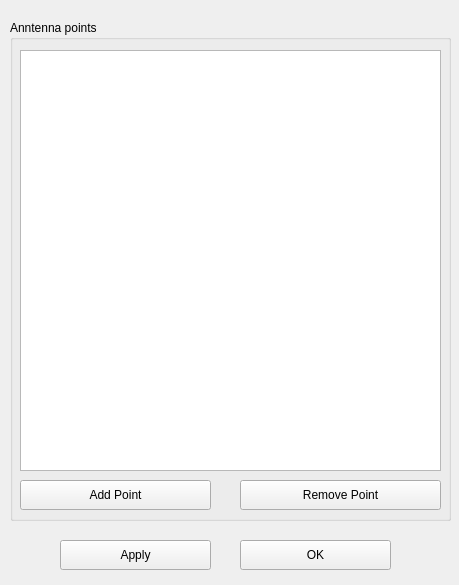
<?xml version="1.0" encoding="UTF-8"?>
<ui version="4.0">
 <class>frmAntennaPoints</class>
 <widget class="QMainWindow" name="frmAntennaPoints">
  <property name="geometry">
   <rect>
    <x>0</x>
    <y>0</y>
    <width>459</width>
    <height>585</height>
   </rect>
  </property>
  <property name="windowTitle">
   <string>Antenna input points</string>
  </property>
  <widget class="QWidget" name="centralwidget">
   <widget class="QGroupBox" name="groupBox">
    <property name="geometry">
     <rect>
      <x>10</x>
      <y>20</y>
      <width>441</width>
      <height>501</height>
     </rect>
    </property>
    <property name="title">
     <string>Anntenna points</string>
    </property>
    <widget class="QPushButton" name="btnAddFreq">
     <property name="geometry">
      <rect>
       <x>10</x>
       <y>460</y>
       <width>191</width>
       <height>30</height>
      </rect>
     </property>
     <property name="text">
      <string>Add Point</string>
     </property>
    </widget>
    <widget class="QPushButton" name="btnRemoveFreq">
     <property name="geometry">
      <rect>
       <x>230</x>
       <y>460</y>
       <width>201</width>
       <height>30</height>
      </rect>
     </property>
     <property name="text">
      <string>Remove Point</string>
     </property>
    </widget>
    <widget class="QTableWidget" name="tbPoints">
     <property name="geometry">
      <rect>
       <x>10</x>
       <y>30</y>
       <width>421</width>
       <height>421</height>
      </rect>
     </property>
     <property name="contextMenuPolicy">
      <enum>Qt::NoContextMenu</enum>
     </property>
    </widget>
   </widget>
   <widget class="QPushButton" name="btnApply">
    <property name="geometry">
     <rect>
      <x>60</x>
      <y>540</y>
      <width>151</width>
      <height>30</height>
     </rect>
    </property>
    <property name="text">
     <string>Apply</string>
    </property>
   </widget>
   <widget class="QPushButton" name="btnOK">
    <property name="geometry">
     <rect>
      <x>240</x>
      <y>540</y>
      <width>151</width>
      <height>30</height>
     </rect>
    </property>
    <property name="text">
     <string>OK</string>
    </property>
   </widget>
  </widget>
 </widget>
 <resources/>
 <connections/>
</ui>
